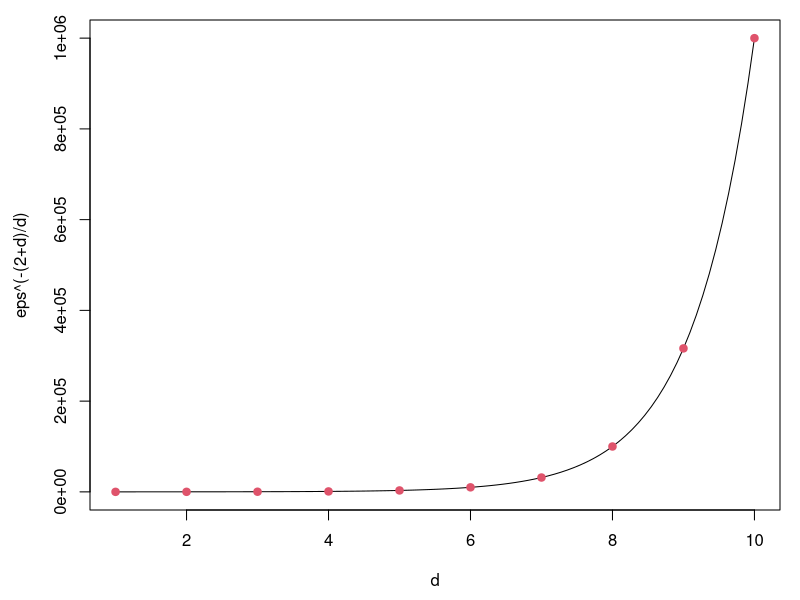
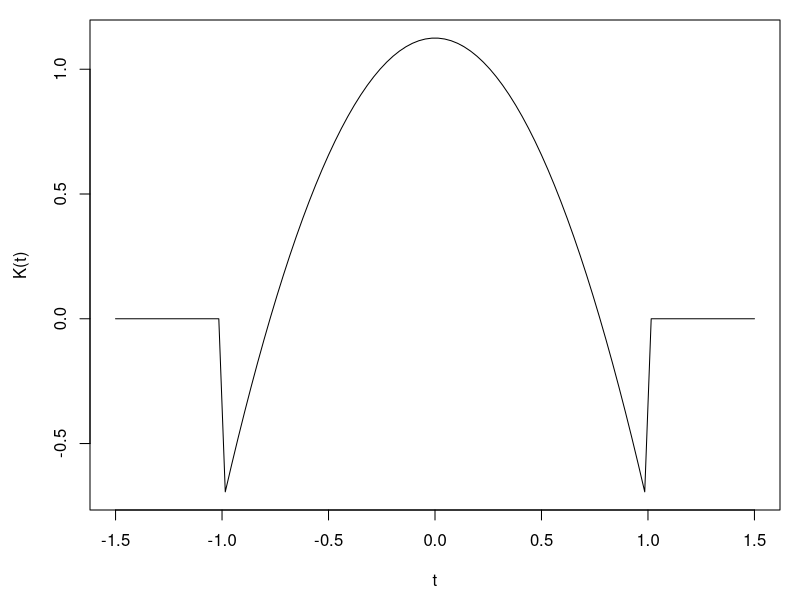
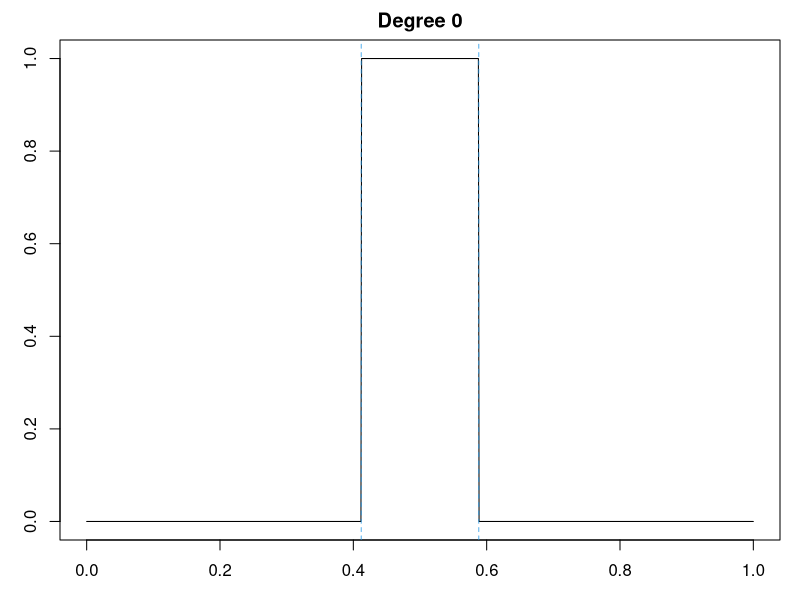
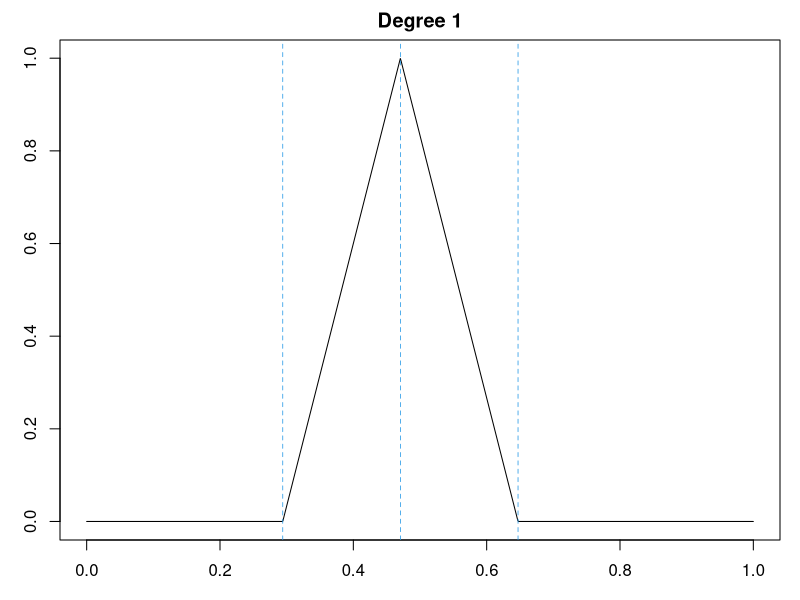
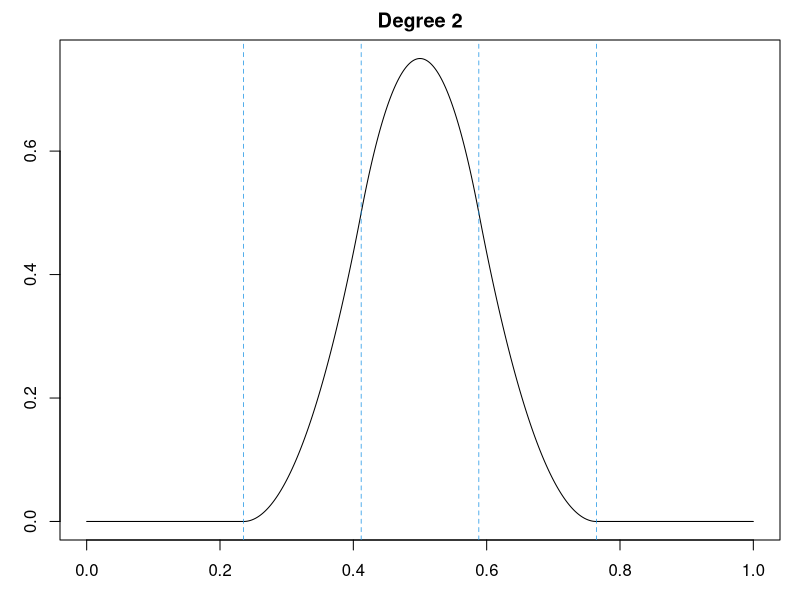
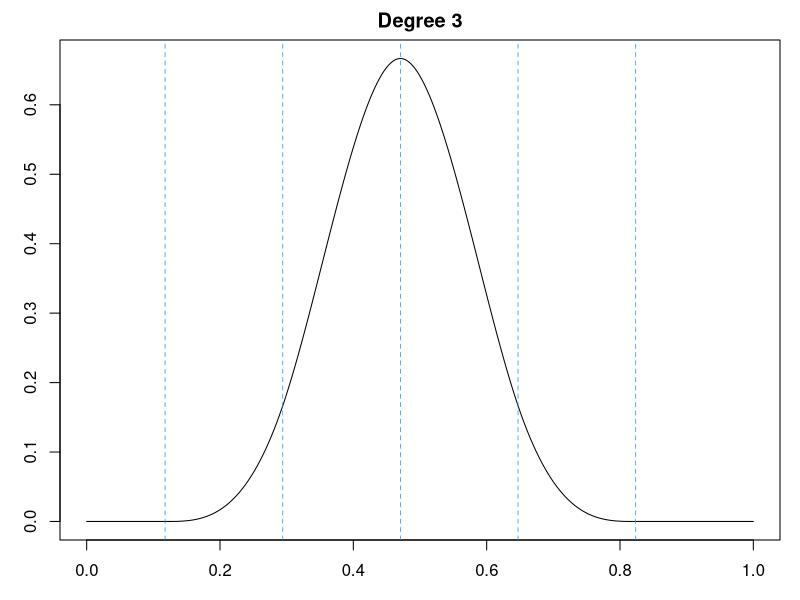
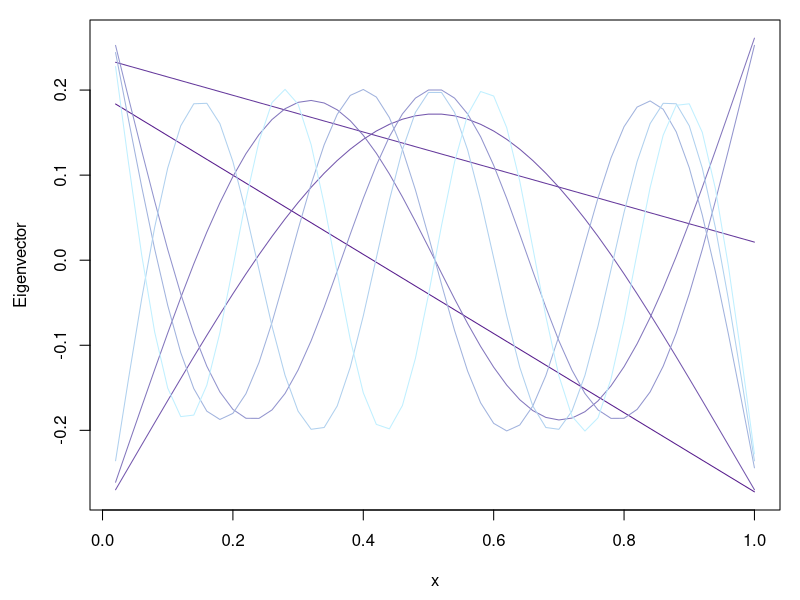
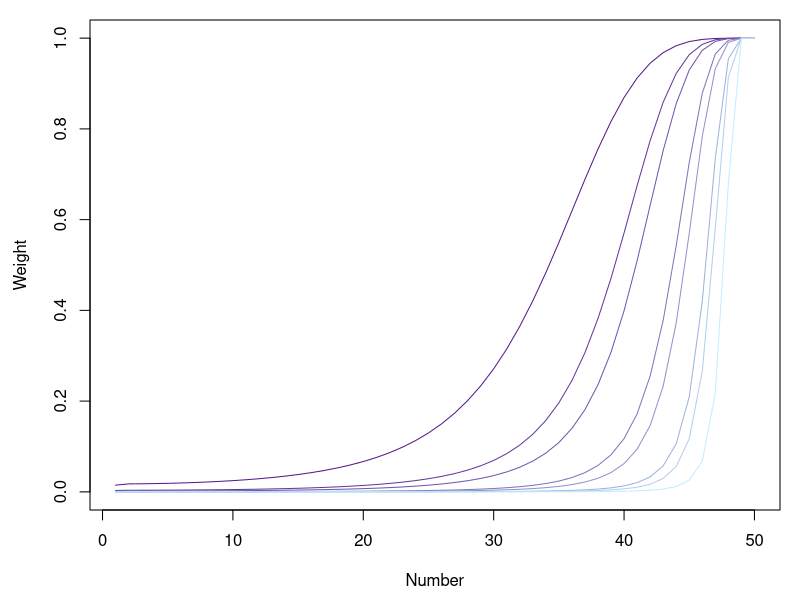

Recreate these plots in R, in order.
### Curse of dimensionality ###

d = 1:10
x = seq(min(d),max(d),length=100)
eps = 1e-1

mar = c(4.5,4.5,1,1)
h = 5; w = 6

pdf(file="curse.pdf", height=h, width=w)
par(mar=mar)
plot(x, eps^(-(2+x)/2), type="l",
     xlab="d", ylab="eps^(-(2+d)/d)")
points(d, eps^(-(2+d)/2), pch=19, col=2)
graphics.off()

### Higher-order kernel ###

K = function(x) return(3/8*(3-5*x^2)*(abs(x)<=1))
x = seq(-1.5,1.5,length=100)

mar = c(4.5,4.5,1,1)
h = 5; w = 6

pdf(file="order4.pdf", height=h, width=w)
par(mar=mar)
plot(x, K(x), type="l", xlab="t", ylab="K(t)")
graphics.off()

### B-spline basis ###

Seq = function(a,b) {
  if (a<=b) return(a:b)
  else return(integer(0))
}

Id = function(n) {
  return(bandSparse(n, k=0, diag=list(rep(1,n))))
}

library(Matrix)
Dk = function(n, k, x=1:n/n) {
  I = Id(n)
  D = bandSparse(n, k=c(-1,0), diag=list(rep(-1,n-1), rep(1,n)))
  B = I
  for (i in Seq(1,k)) {
    wts = c(rep(1,i), i/(x[(i+1):n]-x[1:(n-i)]))
    M = bdiag(I[Seq(1,i-1),Seq(1,i-1)], D[1:(n-i+1),1:(n-i+1)])
    B = (wts * M) %*% B
  }
  return(B[-(1:k),])
}

tpf = function(z, k) {
  return(function(x) (x-z)^k * (x>z))
}

bs = function(z) {
  k = length(z) - 2
  D = Dk(k+2,k+1,z)
  funs = sapply(z, function(z0,k) return(tpf(z0,k)), k)
  return(Vectorize(function(x0) 
    return((-1)^(k+1) * (z[k+2]-z[1]) * (1/factorial(k+1)) *
             as.numeric(D %*% sapply(funs, function(f) f(x0))))))
}

n = 16
x = 1:n/(n+1)
kvec = 0:3
n0 = 1000
x0 = seq(0,1,length=n0)
Mmat = matrix(0,n0,length(kvec))

mar = c(3,3,2,1)
h = 4.5; w = 5.5
by = 3
i0 = c(7,5,4,2)

for (i in 1:length(kvec)) {
  k = kvec[i]
  z = x[seq(i0[i],by=by,length=k+2)]
  M = bs(z)
  Mmat[,i] = M(x0)
}

for (i in 1:length(kvec)) {
  k = kvec[i]
  z = x[seq(i0[i],by=by,length=k+2)]
  pdf(file=sprintf("bs%i.pdf",k), height=h, width=w)
  par(mar=mar)
  plot(x0, Mmat[,i], type="l", xlab="", ylab="",
       main=paste("Degree",k))
  abline(v=z, lwd=0.75, col=4, lty=2)
  graphics.off()
}

### Demmler-Reinsch basis ###

n = 50
x = 1:n/n
S = matrix(0,n,n)
lam = rep(0,n)
for (i in 1:n) {
  y = rep(0,n); y[i] = 1
  out = smooth.spline(x,y,df=10)
  S[,i] = out$y
  lam[i] = out$lambda
}

library(MASS)
lambda = mean(lam)
K = (ginv(S) - diag(n))/lambda
s = eigen(K)

mar = c(4.5,4.5,1,1)
h = 5; w = 5.5

m = 8
lgrid = c(1e-5,5e-5,1e-4,5e-4,1e-3,5e-3,0.01,0.05)
evals = matrix(0,n,length(lgrid))
for (i in 1:length(lgrid)) {
  evals[,i] = 1/(1+lgrid[i]*pmax(Re(s$values),0))
}

colorfun = colorRampPalette(c("purple4", "lightblue1"))

pdf(file="reinsch_basis.pdf", height=h, width=w)
par(mar=mar)
matplot(x, s$vectors[,n:(n-m+1)], type="l", lty=1,
        col=colorfun(m), xlab="x", ylab="Eigenvector")
graphics.off()

pdf(file="reinsch_weight.pdf", height=h, width=w)
par(mar=mar)
matplot(1:n, evals, type="l", lty=1,
        col=colorfun(length(lgrid)),
        xlab="Number", ylab="Weight")
graphics.off()

### Equivalent kernel ###

n = 500
x = 1:n/n
S = matrix(0,n,n)
lam = rep(0,n)
for (i in 1:n) {
  y = rep(0,n); y[i] = 1
  out = smooth.spline(x,y,df=10)
  S[,i] = out$y
  lam[i] = out$lambda
}

mar = c(2.5,2.5,2.25,1)
h = 5; w = 5.5
rownums = round(c(n/5,n/2,4*n/5))

pdf(file="ss_kernel1.pdf", height=h, width=w)
par(mar=mar)
matplot(x, t(S[rownums,]), type="o", pch=20, cex=0.75, lty=1,
        main="Inputs points on a grid", xlab="", ylab="")
legend("topright", lty=1, col=1:3, legend=paste("Row",rownums))
graphics.off()

set.seed(1)
x = sort(rnorm(n, mean=0.5, sd=0.1))
S = matrix(0,n,n)
lam = rep(0,n)
for (i in 1:n) {
  y = rep(0,n); y[i] = 1
  out = smooth.spline(x,y,df=10)
  S[,i] = out$y
  lam[i] = out$lambda
}

rownums = round(c(n/5,n/2,4*n/5))

pdf(file="ss_kernel2.pdf", height=h, width=w)
par(mar=mar)

matplot(x, t(S[rownums,]), type="o", pch=20, cex=0.75, lty=1,
        main="Inputs points ~ N(0.5,0.01)", xlab="", ylab="")
legend("topright", lty=1, col=1:3, legend=paste("Row",rownums))
graphics.off()
